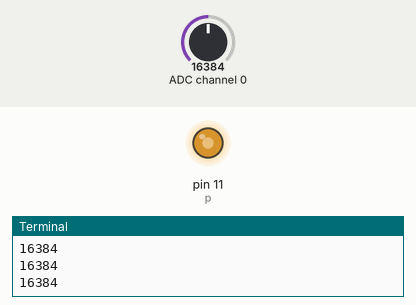
Bench run of a program on a simulated Raspberry Pi (header pin numbers). Parts: output pins drawn as LEDs (lit = HIGH), the last lines printed to the terminal. The test bench sets the inputs (shaded band); at power-on: ADC channel 0 = 16384 (analog values on the 0–32767 scale).

Above: at 1.2 s.
1.3 s: ADC channel 0 set to 22936
At 2.5 s:
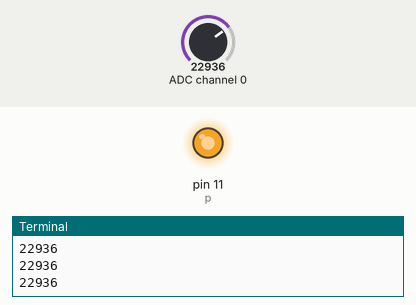
2.8 s: ADC channel 0 set to 9830
At 3.9 s:
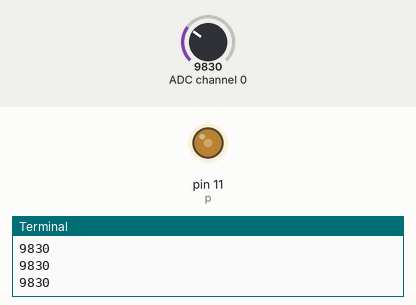
4.3 s: ADC channel 0 set to 3932
At 5.4 s:
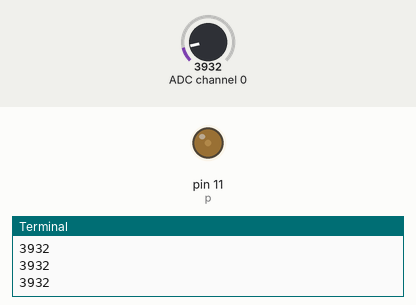
5.8 s: ADC channel 0 set to 0
At 7.0 s:
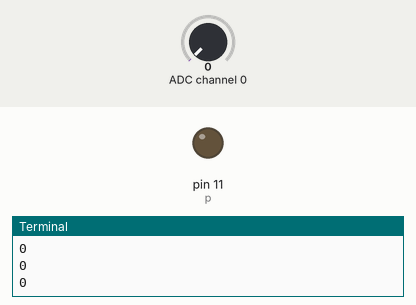
7.3 s: ADC channel 0 set to 16383
At 8.2 s:
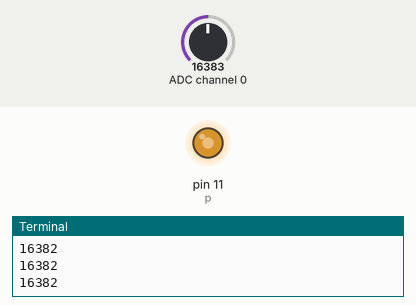
Timing chart, 0 to 9.8 s (numbered marks = the images above; inputs shaded):
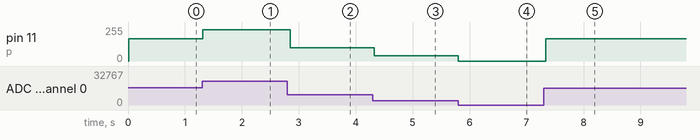

Measured:
- after the input at 1.3 s, pin 11 (p): 167/255 → 234/255 at once
- after the input at 2.8 s, pin 11 (p): 234/255 → 100/255 after 0.05 s
- after the input at 4.3 s, pin 11 (p): 100/255 → 40/255 at once
- after the input at 5.8 s, pin 11 (p): 40/255 → 0/255 at once
- after the input at 7.3 s, pin 11 (p): 0/255 → 167/255 at once

The program:

assign4.py
```python
import RPi.GPIO as GPIO
import time
import Adafruit_ADS1x15
GPIO.setmode(GPIO.BOARD)


adc = Adafruit_ADS1x15.ADS1115()
GAIN = 1

GPIO.setwarnings(False)
GPIO.setup(11,GPIO.OUT)
p=GPIO.PWM(11,100)
p.start(0)

while True:
    value =adc.read_adc(0,gain=GAIN)
    if value <0:
        value = 0
    elif value > 25000:
        value =25000
    normalize_value = (value*100)/(25000)
    print(value)
    #print(normalize_value)
    p.ChangeDutyCycle(normalize_value)
    time.sleep(0.05)
```
